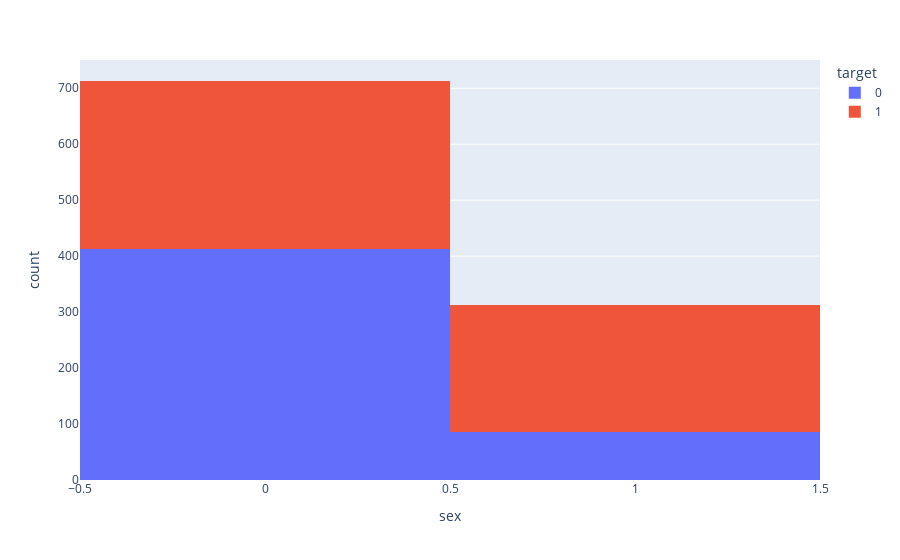

Source (notebook cell):
### Markdown cell above
# Gender vs Heart Disease

### Code cell
px.histogram(heart_data,x='sex',color='target')

### Figure 1 — Plotly figure (JSON) as saved in the notebook; plotly's stock layout.template omitted (floating-point values rounded to 4 significant figures; data arrays with more than 128 entries replaced by an {"elided": "..."} marker saying what was removed)
{"data": [{"alignmentgroup": "True", "bingroup": "x", "hovertemplate": "target=0<br>sex=%{x}<br>count=%{y}<extra></extra>", "legendgroup": "0", "marker": {"color": "#636efa", "pattern": {"shape": ""}}, "name": "0", "offsetgroup": "0", "orientation": "v", "showlegend": true, "type": "histogram", "x": {"elided": "499 int values"}, "xaxis": "x", "yaxis": "y"}, {"alignmentgroup": "True", "bingroup": "x", "hovertemplate": "target=1<br>sex=%{x}<br>count=%{y}<extra></extra>", "legendgroup": "1", "marker": {"color": "#EF553B", "pattern": {"shape": ""}}, "name": "1", "offsetgroup": "1", "orientation": "v", "showlegend": true, "type": "histogram", "x": {"elided": "526 int values"}, "xaxis": "x", "yaxis": "y"}], "layout": {"autosize": true, "barmode": "relative", "legend": {"title": {"text": "target"}, "tracegroupgap": 0}, "margin": {"t": 60}, "xaxis": {"anchor": "y", "autorange": true, "domain": [0, 1], "range": [-0.5, 1.5], "title": {"text": "sex"}, "type": "linear"}, "yaxis": {"anchor": "x", "autorange": true, "domain": [0, 1], "range": [0, 750.5], "title": {"text": "count"}}}}
